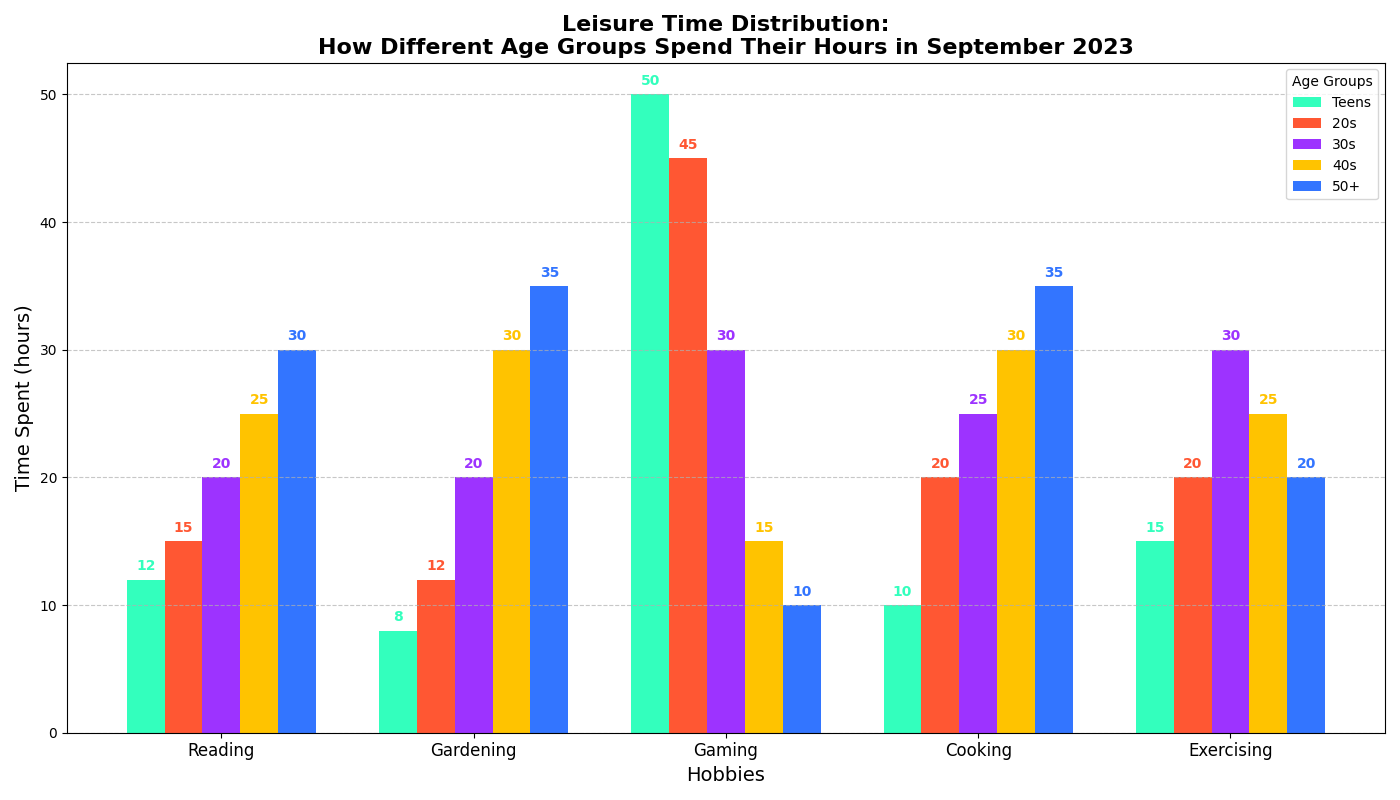

Recreate this plot in Python.
import matplotlib.pyplot as plt
import numpy as np

age_groups = ['Teens', '20s', '30s', '40s', '50+']
hobbies = ['Reading', 'Gardening', 'Gaming', 'Cooking', 'Exercising']

data = {
    'Teens':       [12,  8, 50, 10, 15],
    '20s':         [15, 12, 45, 20, 20],
    '30s':         [20, 20, 30, 25, 30],
    '40s':         [25, 30, 15, 30, 25],
    '50+':         [30, 35, 10, 35, 20]
}

fig, ax = plt.subplots(figsize=(14, 8))
bar_width = 0.15
indices = np.arange(len(hobbies))

# Previously: ['#FF5733', '#33FFBD', '#3375FF', '#9D33FF', '#FFC300']
colors = ['#33FFBD', '#FF5733', '#9D33FF', '#FFC300', '#3375FF']

for i, (age_group, color) in enumerate(zip(age_groups, colors)):
    offset = i * bar_width
    ax.bar(indices + offset, data[age_group], width=bar_width, label=age_group, color=color)

ax.set_xlabel('Hobbies', fontsize=14)
ax.set_ylabel('Time Spent (hours)', fontsize=14)
ax.set_title('Leisure Time Distribution:\nHow Different Age Groups Spend Their Hours in September 2023', fontsize=16, weight='bold')
ax.set_xticks(indices + bar_width*2)
ax.set_xticklabels(hobbies, fontsize=12)
ax.legend(title='Age Groups', loc='upper right')

for i, (age_group, color) in enumerate(zip(age_groups, colors)):
    for j, value in enumerate(data[age_group]):
        ax.text(j + i * bar_width, value + 0.5, str(value),
                ha='center', va='bottom', fontsize=10, color=color, fontweight='bold')

ax.yaxis.grid(True, linestyle='--', alpha=0.7)
plt.tight_layout()
plt.show()
